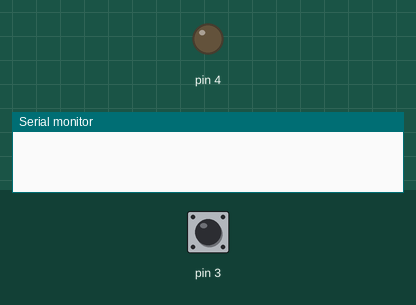
Simulated run of this sketch. Board: Arduino Uno, built with avr-gcc and run on an emulated ATmega328P. Parts: output pins drawn as LEDs (lit = HIGH), the last lines printed to the serial monitor. Inputs (shaded band) come from the test bench; at power-on: pin 3 HIGH.

Above: at 1.2 s.
1.3 s: pin 3 pulled LOW for 0.15 s
At 2.5 s:
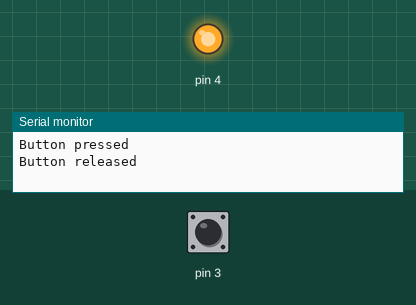
2.9 s: pin 3 pulled LOW for 1 s
At 3.9 s:
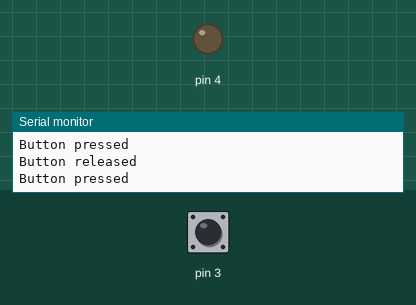
5.4 s: pin 3 pulled LOW for 3.2 s
At 5.8 s:
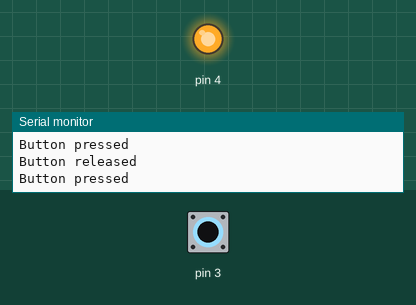
Timing chart, 0 to 8.4 s (numbered marks = the images above; inputs shaded):
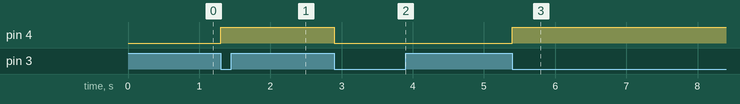

Measured:
- after the input at 1.3 s, pin 4: LOW → HIGH at once
- after the input at 2.9 s, pin 4: HIGH → LOW at once
- after the input at 5.4 s, pin 4: LOW → HIGH at once

The sketch:

light_button.ino
```cpp
boolean btn_flag = false;
boolean current_btn_value = 0;
boolean led_flag = 0;
unsigned long last_press = 0;

void setup() {
  pinMode(3, INPUT_PULLUP);
  pinMode(4, OUTPUT); // светодиод
  Serial.begin(9600);
}

void loop() {
  current_btn_value = !digitalRead(3); // кнопка нажата = 1, не нажата = 0;
  if (current_btn_value == 1 && btn_flag == 0 && millis() - last_press > 1000) {
      btn_flag = 1;
      Serial.println("Button pressed");
      led_flag = !led_flag;
      digitalWrite(4, led_flag); // включить/выключить
      // delay(50);
      last_press = millis();

  }

  if (current_btn_value == 0 && btn_flag == 1) {
    btn_flag = 0;
    Serial.println("Button released");
  }
}
```
